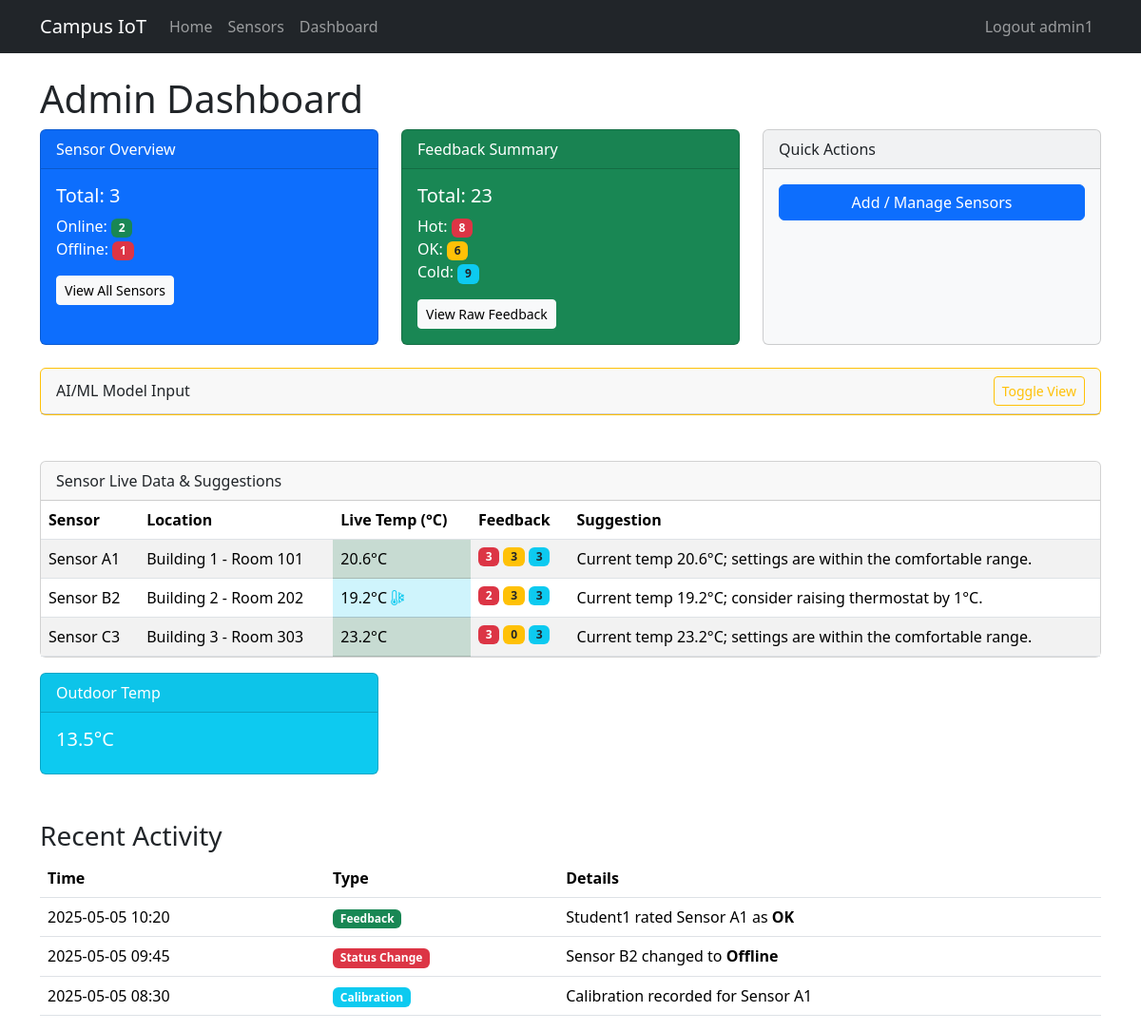
The page /admin (signed in) on the database its author committed.
### app/models.py (models this page shows, shortened)
class User(UserMixin, db.Model):
    __tablename__ = 'users'
    id = db.Column(db.Integer, primary_key=True)
    username = db.Column(db.String(64), unique=True, nullable=False)
    email = db.Column(db.String(120), unique=True, nullable=False)
    password_hash = db.Column(db.String(128), nullable=False)
    role = db.Column(db.String(20), nullable=False)
    __mapper_args__ = {
        'polymorphic_on': role,
        'polymorphic_identity': 'user'
    }
    feedbacks = db.relationship('Feedback', backref='user', cascade='all, delete-orphan')

class Admin(User):
    __mapper_args__ = {
        'polymorphic_identity': 'admin'
    }

class Sensor(db.Model):
    __tablename__ = 'sensors'
    id = db.Column(db.Integer, primary_key=True)
    name = db.Column(db.String(64), nullable=False)
    location = db.Column(db.String(128), nullable=False)
    status = db.Column(db.String(20), nullable=False)
    calibrations = db.relationship('Calibration', backref='sensor', cascade='all, delete-orphan')
    feedbacks = db.relationship('Feedback', backref='sensor', cascade='all, delete-orphan')
    readings = db.relationship(
        'TemperatureReading',
        back_populates='sensor',
        cascade='all, delete-orphan',
        order_by='TemperatureReading.timestamp'
    )

### app/views.py (the view)
@bp.route('/admin', methods=['GET'], endpoint='admin_dashboard')
@login_required
def admin_dashboard():
    if current_user.role != 'admin':
        abort(403)
    sensors   = db.session.scalars(db.select(Sensor)).all()
    feedbacks = db.session.scalars(db.select(Feedback)).all()
    sensor_summary   = summarize_sensors(sensors)
    feedback_summary = summarize_feedback(feedbacks)
    all_sensors   = sensors
    online_count  = sum(1 for s in sensors if s.status == 'online')
    offline_count = sum(1 for s in sensors if s.status == 'offline')
    all_feedbacks = feedbacks
    hot_count     = sum(1 for fb in feedbacks if fb.rating == 'hot')
    ok_count      = sum(1 for fb in feedbacks if fb.rating == 'ok')
    cold_count    = sum(1 for fb in feedbacks if fb.rating == 'cold')
    feedback_counts = { s.id: {'hot':0, 'ok':0, 'cold':0} for s in sensors }
    for fb in feedbacks:
        if fb.sensor_id in feedback_counts:
            feedback_counts[fb.sensor_id][fb.rating] += 1
    live_temps = simulate_live_temperatures(sensors)
    outdoor_data = get_demo_outdoor_data()
    latest_outdoor_temp = outdoor_data[-1].temp if outdoor_data else None
    thermostat_suggestions = suggest_thermostat_adjustments(
        sensors,
        feedbacks,
        live_temps
    )
    from datetime import datetime, timedelta
    cutoff = datetime.utcnow() - timedelta(hours=2)
    rows = db.session.scalars(
        db.select(TemperatureReading)
          .where(TemperatureReading.timestamp >= cutoff)
    ).all()
    historical_temps = {}
    for tr in rows:
        historical_temps.setdefault(tr.sensor_id, []).append((tr.timestamp, tr.temperature))
    feature_vectors = aggregate_sensor_features(
        sensors=sensors,
        feedbacks=feedbacks,
        live_temps=live_temps,
        historical_temps=historical_temps,
        outdoor_data=outdoor_data
    )
    from app.analysis import ACCEPTABLE_LOW, ACCEPTABLE_HIGH
    return render_template(
        'admin_dashboard.html',
        title='Admin Dashboard',
        all_sensors=all_sensors,
        online_count=online_count,
        offline_count=offline_count,
        all_feedbacks=all_feedbacks,
        hot_count=hot_count,
        ok_count=ok_count,
        cold_count=cold_count,
        feedback_counts=feedback_counts,
        sensor_summary=sensor_summary,
        feedback_summary=feedback_summary,
        live_temps=live_temps,
        thermostat_suggestions=thermostat_suggestions,
        feature_vectors=feature_vectors,
        outdoor_data=outdoor_data,
        latest_outdoor_temp=latest_outdoor_temp,
        ACCEPTABLE_LOW=ACCEPTABLE_LOW,
        ACCEPTABLE_HIGH=ACCEPTABLE_HIGH,
    )

### app/analysis.py (called while the page is built)
def get_demo_outdoor_data():
    now = datetime.utcnow().replace(minute=0, second=0, microsecond=0)
    demo = []
    for hours_ago, (t, h, c) in enumerate([
        (15.2, 55, 'Cloudy'),
        (14.8, 57, 'Cloudy'),
        (14.5, 60, 'Partly Cloudy'),
        (14.0, 62, 'Sunny'),
        (13.7, 65, 'Sunny'),
        (13.5, 67, 'Fog'),
    ]):
        demo.append(
            OutdoorCondition(
                timestamp=now - timedelta(hours=5 - hours_ago),
                temp=t,
                humidity=h,
                code=c
            )
        )
    return demo

def summarize_sensors(sensors: List[Sensor]) -> str:
    total = len(sensors)
    online = sum(s.status == 'online' for s in sensors)
    offline = sum(s.status == 'offline' for s in sensors)
    base = f"Total sensors: {total}; Online: {online}; Offline: {offline}"
    return f"[Dummy AI] {base}"

def summarize_feedback(feedbacks: List[Feedback]) -> str:
    total = len(feedbacks)
    hot = sum(fb.rating == 'hot' for fb in feedbacks)
    ok = sum(fb.rating == 'ok' for fb in feedbacks)
    cold = sum(fb.rating == 'cold' for fb in feedbacks)
    base = f"Total feedbacks: {total}; Hot: {hot}; OK: {ok}; Cold: {cold}"
    return f"[Dummy AI] {base}"

def simulate_live_temperatures(sensors):
    temps = {}
    for s in sensors:
        temps[s.id] = round(random.uniform(18, 26), 1)
    return temps

### app/models.py (called while the page is built)
@login.user_loader
def load_user(user_id: str):
    return User.query.get(int(user_id))

### app/templates/admin_dashboard.html (shortened to what this page needs)
{% extends "base.html" %}
{% block content %}
  <h1 class="mt-4">Admin Dashboard</h1>
  <div class="row g-4">
    <div class="col-md-4">
      <div class="card text-white bg-primary h-100">
        <div class="card-header">Sensor Overview</div>
        <div class="card-body">
          <h5 class="card-title">Total: {{ all_sensors|length or 0 }}</h5>
          <p class="card-text">
            Online: <span class="badge bg-success">{{ online_count or '0' }}</span><br>
            Offline: <span class="badge bg-danger">{{ offline_count or '0' }}</span>
          </p>
          <a href="{{ url_for('main.sensors') }}" class="btn btn-light btn-sm">View All Sensors</a>
        </div>
      </div>
    </div>
    <div class="col-md-4">
      <div class="card text-white bg-success h-100">
        <div class="card-header">Feedback Summary</div>
        <div class="card-body">
          <h5 class="card-title">Total: {{ all_feedbacks|length or 0 }}</h5>
          <p class="card-text">
            Hot: <span class="badge bg-danger">{{ hot_count or '0' }}</span><br>
            OK: <span class="badge bg-warning text-dark">{{ ok_count or '0' }}</span><br>
            Cold: <span class="badge bg-info text-dark">{{ cold_count or '0' }}</span>
          </p>
          <a href="{{ url_for('main.all_feedbacks') }}" class="btn btn-light btn-sm">View Raw Feedback</a>
        </div>
      </div>
    </div>
    <div class="col-md-4">
      <div class="card bg-light h-100">
        <div class="card-header">Quick Actions</div>
        <div class="card-body d-flex flex-column">
          <a href="{{ url_for('main.sensors') }}" class="btn btn-primary mb-2">Add / Manage Sensors</a>
        </div>
      </div>
    </div>
  </div>
  <div class="row mt-4">
    <div class="col-12">
      <div class="card border-warning">
        <div class="card-header d-flex justify-content-between align-items-center">
          <span>AI/ML Model Input</span>
          <button class="btn btn-sm btn-outline-warning"
                  type="button"
                  data-bs-toggle="collapse"
                  data-bs-target="#modelInputCollapse"
                  aria-expanded="false"
                  aria-controls="modelInputCollapse">
            Toggle View
          </button>
        </div>
      </div>
    </div>
  </div>
  <div class="row mt-5">
    <div class="col-12">
      <div class="card">
        <div class="card-header">Sensor Live Data & Suggestions</div>
        <div class="card-body p-0">
          <div class="table-responsive">
            <table class="table table-striped mb-0">
              <thead>
                <tr>
                  <th>Sensor</th>
                  <th>Location</th>
                  <th>Live Temp (°C)</th>
                  <th>Feedback</th>
                  <th>Suggestion</th>
                </tr>
              </thead>
              <tbody>
                {% for sensor in all_sensors %}
                {% set t = live_temps[sensor.id] %}
                {% set fb = feedback_counts[sensor.id] %}
                <tr>
                  <td>{{ sensor.name }}</td>
                  <td>{{ sensor.location }}</td>
<td class="
     {% if t < ACCEPTABLE_LOW %}table-info
     {% elif t > ACCEPTABLE_HIGH %}table-danger
     {% else %}table-success{% endif %}
   ">
  {{ t or '—' }}°C
  {% if t is not none and t < ACCEPTABLE_LOW %}
    <i class="bi bi-thermometer-snow text-info" title="Too cold"></i>
  {% elif t is not none and t > ACCEPTABLE_HIGH %}
    <i class="bi bi-thermometer-sun text-danger" title="Too hot"></i>
  {% endif %}
</td>
<td>
  <div class="d-flex flex-nowrap gap-1">
    <span class="badge bg-danger">{{ fb.hot }}</span>
    <span class="badge bg-warning text-dark">{{ fb.ok }}</span>
    <span class="badge bg-info text-dark">{{ fb.cold }}</span>
  </div>
</td>
                  <td>{{ thermostat_suggestions[sensor.location] or '—' }}</td>
                </tr>
                {% else %}
                <tr>
                  <td colspan="5" class="text-center py-4">No sensors available</td>
                </tr>
                {% endfor %}
              </tbody>
            </table>
          </div>
        </div>
      </div>
    </div>
  </div>
  <div class="row mt-3">
    <div class="col-md-4">
      <div class="card text-white bg-info">
        <div class="card-header">Outdoor Temp</div>
        <div class="card-body">
          <h5 class="card-title">
            {{ latest_outdoor_temp is not none
               and (latest_outdoor_temp ~ '°C')
               or 'N/A' }}
          </h5>
        </div>
      </div>
    </div>
  </div>
  <div class="row mt-5">
    <div class="col-12">
      <h3>Recent Activity</h3>
      <table class="table table-hover">
        <thead>
          <tr>
            <th>Time</th>
            <th>Type</th>
            <th>Details</th>
          </tr>
        </thead>
        <tbody>
          <tr>
            <td>2025-05-05 10:20</td>
            <td><span class="badge bg-success">Feedback</span></td>
            <td>Student1 rated Sensor A1 as <strong>OK</strong></td>
          </tr>
          <tr>
            <td>2025-05-05 09:45</td>
            <td><span class="badge bg-danger">Status Change</span></td>
            <td>Sensor B2 changed to <strong>Offline</strong></td>
          </tr>
          <tr>
            <td>2025-05-05 08:30</td>
            <td><span class="badge bg-info">Calibration</span></td>
            <td>Calibration recorded for Sensor A1</td>
          </tr>
        </tbody>
      </table>
    </div>
  </div>
{% endblock %}

### app/templates/base.html (shortened to what this page needs)
<!doctype html>
<html lang="en">
<head>
  <link
    href="https://cdn.jsdelivr.net/npm/bootstrap@5.3.3/dist/css/bootstrap.min.css"
    rel="stylesheet"
>
  <link
    rel="stylesheet"
    href="https://cdn.jsdelivr.net/npm/bootstrap-icons@1.11.3/font/bootstrap-icons.min.css">
</head>
<body>
<nav class="navbar navbar-expand-sm bg-dark" data-bs-theme="dark">
  <div class="container">
    <a class="navbar-brand" href="{{ url_for('main.home') }}">Campus IoT</a>
    <div class="collapse navbar-collapse" id="navbarSupportedContent">
      <ul class="navbar-nav me-auto mb-2 mb-lg-0">
        <li class="nav-item">
          <a class="nav-link" href="{{ url_for('main.home') }}">Home</a>
        </li>
        {% if not current_user.is_anonymous %}
          {% if current_user.role == 'admin' %}
            <li class="nav-item">
              <a class="nav-link" href="{{ url_for('main.sensors') }}">Sensors</a>
            </li>
            <li class="nav-item">
              <a class="nav-link" href="{{ url_for('main.admin_dashboard') }}">Dashboard</a>
            </li>
          {% elif current_user.role == 'student' %}
            <li class="nav-item">
              <a class="nav-link" href="{{ url_for('main.student_dashboard') }}">Feedback</a>
            </li>
          {% endif %}
        {% endif %}
      </ul>
      <ul class="navbar-nav mb-2 mb-lg-0">
        {% if current_user.is_anonymous %}
          <li class="nav-item">
            <a class="nav-link" href="{{ url_for('main.login') }}">Login</a>
          </li>
        {% else %}
          <li class="nav-item">
            <a class="nav-link" href="{{ url_for('main.logout') }}">
              Logout {{ current_user.username }}
            </a>
          </li>
        {% endif %}
      </ul>
    </div>
  </div>
</nav>
<div class="container mt-4">
  {% block content %}{% endblock %}
</div>
</body>
</html>

### rows shown on the page
Admin: username "admin1"
Sensor: name "Sensor A1", location "Building 1 - Room 101", t "20.6", hot "3", ok "3", cold "3", location "Current temp 20.6°C; settings are within the comfortable range."
Sensor: name "Sensor B2", location "Building 2 - Room 202", t "19.2", hot "2", ok "3", cold "3", location "Current temp 19.2°C; consider raising thermostat by 1°C."
Sensor: name "Sensor C3", location "Building 3 - Room 303", t "23.2", hot "3", ok "0", cold "3", location "Current temp 23.2°C; settings are within the comfortable range."

### other values the page prints
{{ all_sensors|length or 0 }} "3"
{{ online_count or '0' }} "2"
{{ offline_count or '0' }} "1"
{{ all_feedbacks|length or 0 }} "23"
{{ hot_count or '0' }} "8"
{{ ok_count or '0' }} "6"
{{ cold_count or '0' }} "9"
